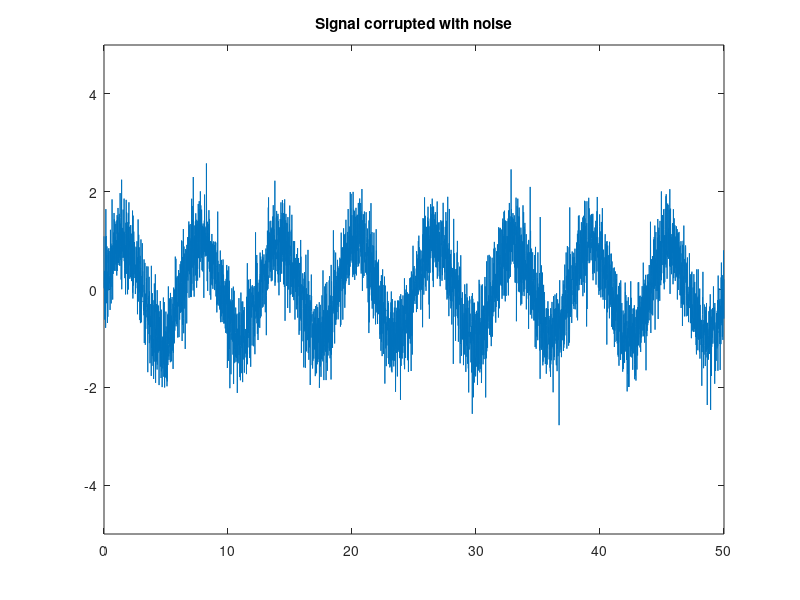
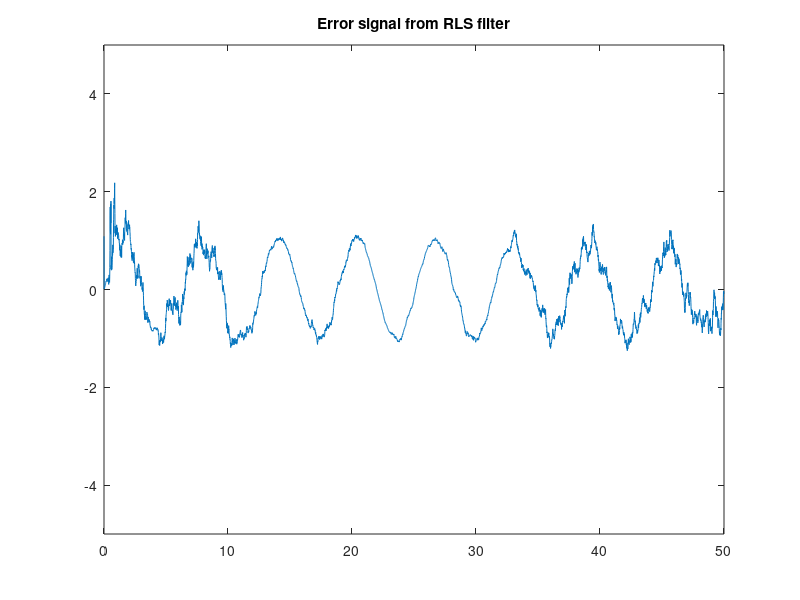

These figures' MATLAB source, in order:
% Adaptive RLS filter - Direct Form implementation
%
% Optimization is needed. Filter is not giving desired results yet

% generating the test signals
T = 0.01;
n = 0:T:50-T;
L = length(n);
s = sin(n);   %s = ones(1, L); 
noise = wgn(1, L, -0.5);
signal = s + 0.5*noise; % sinusiod with additive noise

M = 44;                 % filter size
delta = 0.001;          % initialising (small positive value)
w = 0.999;              % forgetting factor (0 < w < 1)
Xm = zeros(M, 1);       % filter input vector (noise)
Hm = zeros(M, 1);       % filter coeffient vector
Pm = (1/delta)*eye(M);  % inverse correlation matrix
er = zeros(1, L);       % error vector (output)

for i = 1:L
    Xm = [noise(i); Xm(1:M-1)]; % get X(n) from X(n-1) and new input 
    
    % compute error
    d_hat = Xm'*Hm;     % filter output
    d = signal(i);      % desired output    
    em = d - d_hat;     % error       
    er(i) = em; 
    
    % kalman gain vector
    Km = (Pm*Xm)/(w + Xm'*Pm*Xm);   
    % update inverse correlation matrix
    Pm = (1/w)*(Pm - Km*Xm'*Pm);
    
    % update filter coefficients
    Hm = Hm + Km*em;     
end

figure;
plot(n, signal);
title('Signal corrupted with noise');
ylim([-5, 5]);
figure
plot(n, er);
title('Error signal from RLS filter');
ylim([-5, 5]);